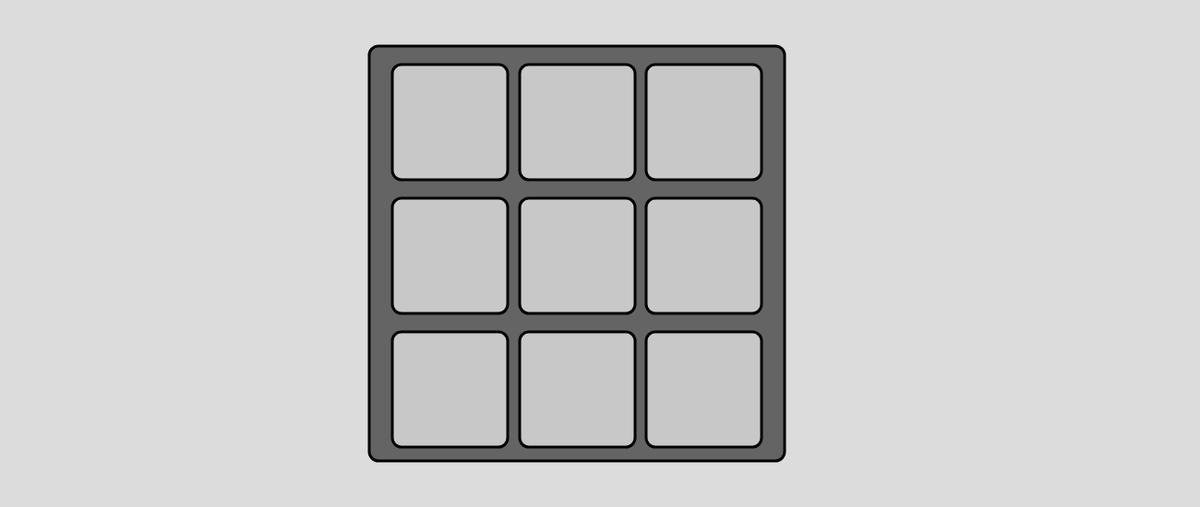
Frame 1 (no input)
Frame 60 (no input): identical to frame 1, image omitted
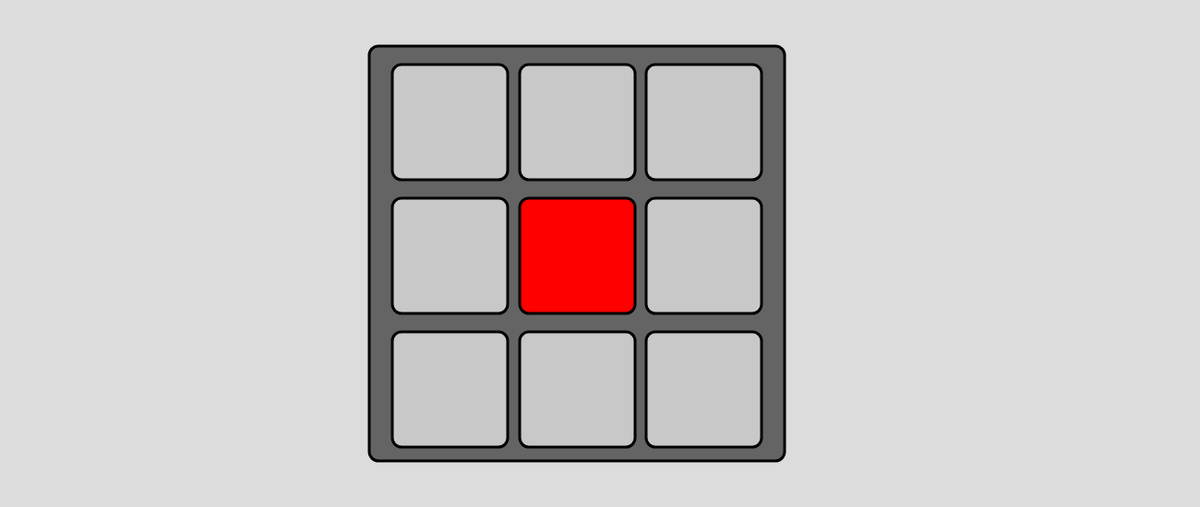
Frame 120 (the mouse pressed at the canvas centre since frame 60)

The p5.js sketch that drew these frames (run headless with seeded random() and noise() and a simulated clock; from frame 60 on, the mouse is pressed at the canvas centre):

// p5.js sketch
// ── sketch.js
let vakje1 = 0; // Eigenaar. 0 = niemand, 1 = player 1, 2 = player 2
let vakje2 = 0;
let vakje3 = 0;
let vakje4 = 0;
let vakje5 = 0;
let vakje6 = 0;
let vakje7 = 0;
let vakje8 = 0;
let vakje9 = 0;

let beurt = 1;



function setup() {
  createCanvas(1300, 550);
}

function draw() {
  background(220);
  // het platform voor de vakjes
  fill(100, 100, 100);
  strokeWeight(3);

  rect(400, 50, 450, 450, 10);
  // de 9 vlakjes
  //eerste rij

  smallrectangle(425, 70, vakje1);
  smallrectangle(563, 70, vakje2);
  smallrectangle(700, 70, vakje3);
  //tweede rij
  smallrectangle(425, 215, vakje4);
  smallrectangle(563, 215, vakje5);
  smallrectangle(700, 215, vakje6);
  // derde rij
  smallrectangle(425, 360, vakje7);
  smallrectangle(563, 360, vakje8);
  smallrectangle(700, 360, vakje9);

}
function smallrectangle(xPos, yPos, eigenaar) {
  strokeWeight(3)

  // Als de eigenaar 0 is (dus niemand), maak dan grijs
  // als de eigenaar 1 is (dus speler 1), maak dan rood
  // als de eigenaar 2 is (dus speler 2), maak dan blauw
  if (eigenaar == 0) {
    fill(200, 200, 200);
  }
  else if (eigenaar == 1) {
    fill(255, 0, 0);
  }
  else if (eigenaar == 2) {
    fill(0, 0, 255);
  }
  rect(xPos, yPos, 125, 125, 10);
}


function mousePressed() {
 
  if (mouseButton == LEFT) {
 
    // eerste rij
    if (mouseX > 425 && mouseX < 425 + 125 && mouseY > 70 && mouseY < 70 + 125 && vakje1 == 0) {
      vakje1 = beurt;
      wisselBeurtNaarVolgendeSpeler();
    }

    else if (mouseX > 563 && mouseX < 563 + 125 && mouseY > 70 && mouseY < 70 + 125 && vakje2 ==0) {
      vakje2 = beurt
      wisselBeurtNaarVolgendeSpeler();
    }
    else if (mouseX > 700 && mouseX < 700 + 125 && mouseY > 70 && mouseY < 70 + 125 && vakje3 ==0) {
      vakje3 = beurt
      wisselBeurtNaarVolgendeSpeler();
    }
    // tweede rij
    else if (mouseX > 425 && mouseX < 425 + 125 && mouseY > 215 && mouseY < 215 + 125 && vakje4 ==0) {
      vakje4 = beurt
      wisselBeurtNaarVolgendeSpeler();
    }
    else if (mouseX > 563 && mouseX < 563 + 125 && mouseY > 215 && mouseY < 215 + 125 && vakje5 ==0) {
      vakje5 = beurt
      wisselBeurtNaarVolgendeSpeler();
    }
    else if (mouseX > 700 && mouseX < 700 + 125 && mouseY > 215 && mouseY < 215 + 125 && vakje6 ==0) {
      vakje6 = beurt
      wisselBeurtNaarVolgendeSpeler();
      //derde rij
    }
    else if (mouseX > 425 && mouseX < 425 + 125 && mouseY > 360 && mouseY <360 + 125 && vakje7 ==0) {
      vakje7 = beurt
      wisselBeurtNaarVolgendeSpeler();
    }
    else if (mouseX > 563 && mouseX < 563 + 125 && mouseY > 360 && mouseY < 360 + 125 && vakje8 ==0) {
      vakje8 = beurt
      wisselBeurtNaarVolgendeSpeler();
    }
    else if (mouseX > 700 && mouseX < 700 + 125 && mouseY > 360 && mouseY < 360 + 125 && vakje9 ==0) {
      vakje9 = beurt
      wisselBeurtNaarVolgendeSpeler();
    }
  }
if( vakje1 == 1 && vakje2 == 1 && vakje3 == 1 ){
line(30,30,30,30);
fill(0,0,0);
text("you win",30,30);
}


}

function wisselBeurtNaarVolgendeSpeler() {
  if (beurt == 1) {
    beurt = 2;
  }
  else if (beurt == 2) {
    beurt = 1;
  }
}
